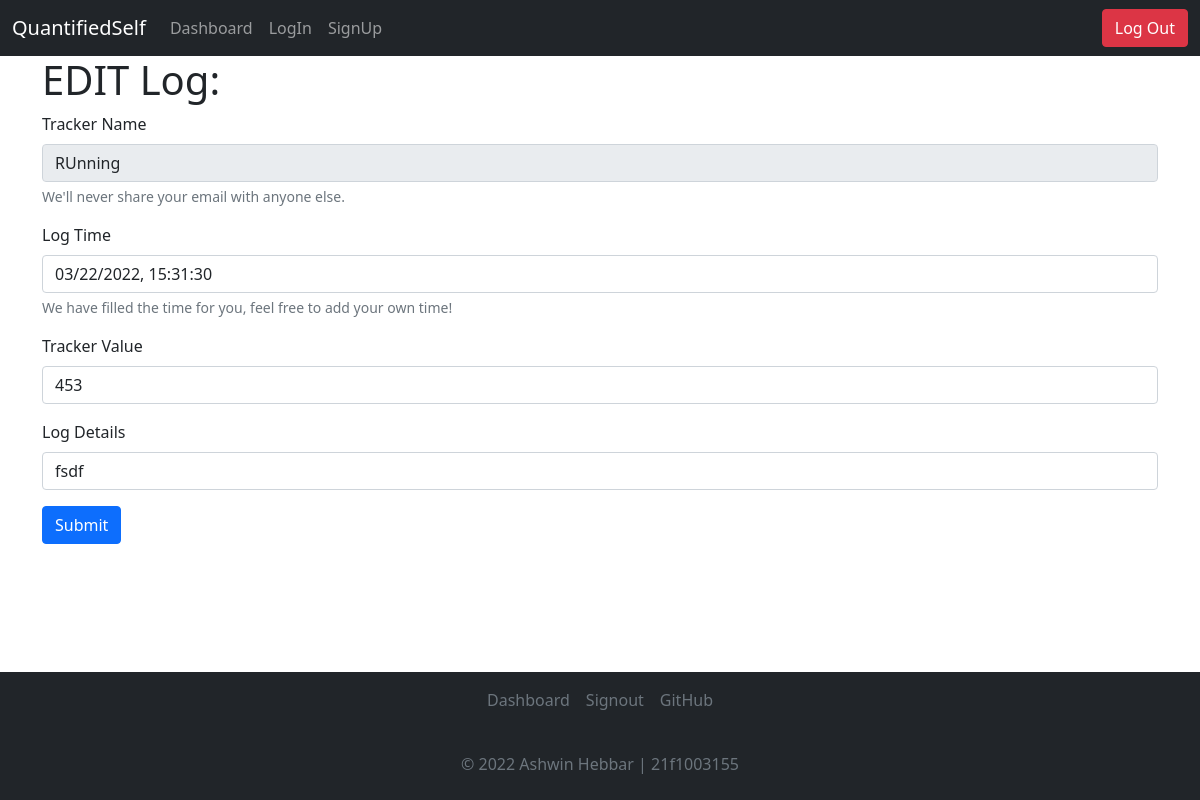
The page /dashboard/32/logs/43/edit (signed in) on the database as committed earlier.
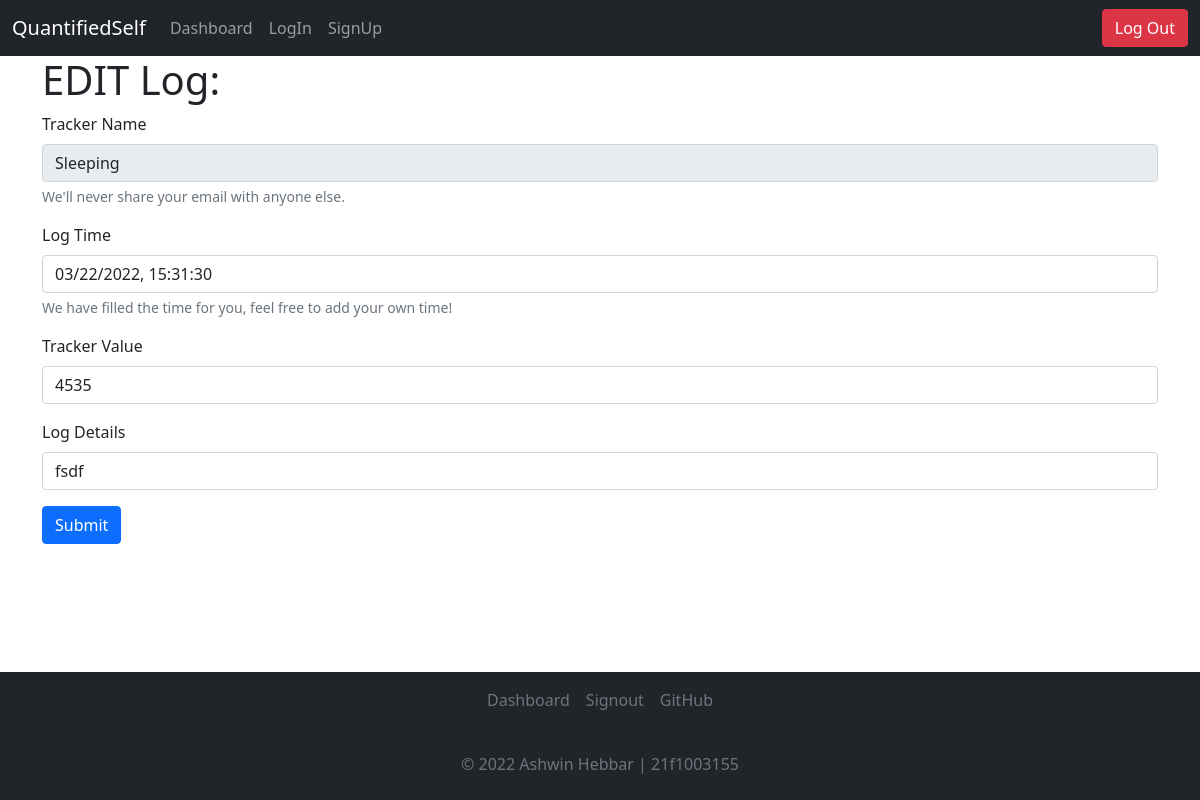
The same page on the database as committed later.
### application/models.py (models this page shows)
class Tracker(db.Model):
    __tablename__ = 'tracker'
    id = db.Column(db.Integer, autoincrement=True, primary_key=True)
    userid = db.Column(db.Integer, db.ForeignKey("user.id"))
    name = db.Column(db.String, nullable=False)
    type = db.Column(db.Integer, nullable = False)
    choices = db.Column(db.String)
    details = db.Column(db.String)
    time = db.Column(db.String, nullable=False)

class Logs(db.Model):
    __tablename__ = 'logs'
    id = db.Column(db.Integer, autoincrement=True, primary_key=True)
    userid = db.Column(db.Integer, db.ForeignKey("user.id"))
    tid = db.Column(db.Integer, db.ForeignKey("tracker.id"))
    value = db.Column(db.String, nullable = False)
    data = db.Column(db.String)
    time = db.Column(db.String, nullable=False)

### controllers/logops.py (the view, shortened to what this page needs)
@app.route("/dashboard/<trackerid>/logs/<logid>/edit", methods=["GET", "POST"])
def edit_logs(trackerid, logid):
    tdet = Tracker.query.filter_by(id=trackerid).first()
    log = Logs.query.filter_by(id=logid, tid=trackerid).first()
    if tdet.type == 1 or tdet.type == 3:
        if request.method == "GET":
            timenow = datetime.now().strftime("%m/%d/%Y, %H:%M:%S")
            return render_template("editlog_type_1_3.html", log=log, timenow=timenow, name=tdet.name)
        elif request.method == "POST":
            log.time = request.form["time"]
            log.value = request.form["tval"]
            log.data = request.form["tdet"]
            db.session.commit()
            return redirect(f"/dashboard/{trackerid}/details")

### main.py (called while the page is built)
@login_manager.user_loader
def load_user(user_id):
  return User.query.get(int(user_id))

### templates/editlog_type_1_3.html (shortened to what this page needs)
<!DOCTYPE html>
<html lang="en">
<head>
    <link href="https://cdn.jsdelivr.net/npm/bootstrap@5.1.3/dist/css/bootstrap.min.css" rel="stylesheet"
>
</head>
<body>
    <nav class="navbar navbar-expand-lg navbar-dark bg-dark">
        <div class="container-fluid">
            <a class="navbar-brand" href="#">QuantifiedSelf</a>
            <div class="collapse navbar-collapse">
                <ul class="navbar-nav me-auto mb-2 mb-lg-0">
                    <li class="nav-item">
                        <a class="nav-link" aria-current="page" href="/dashboard">Dashboard</a>
                    </li>
                    <li class="nav-item">
                        <a class="nav-link" href="/login">LogIn</a>
                    </li>
                    <li class="nav-item">
                        <a class="nav-link" href="/signup">SignUp</a>
                    </li>
                </ul>
            </div>
            <button type="button" onclick="document.location='/logout'" class="btn btn-danger">Log Out</button>
        </div>
    </nav>
    <div class="container">
        <h1>EDIT Log: {{tname}}</h1>
        <form method="POST">
            <div class="mb-3">
                <label for="tname" class="form-label">Tracker Name</label>
                <input type="text" class="form-control" id="tname" aria-describedby="tnamehelp" name="tname"
                    placeholder="{{ tname }}" value="{{ name }}" disabled>
                <div id="emailHelp" class="form-text">We'll never share your email with anyone else.</div>
            </div>
            <div class="mb-3">
                <label for="time" class="form-label">Log Time</label>
                <input type="text" class="form-control" id="time" aria-describedby="tnamehelp" name="time"
                    placeholder="{{ timenow }}" value="{{ timenow }}">
                <div id="emailHelp" class="form-text">We have filled the time for you, feel free to add your own time!
                </div>
            </div>
            <div class="mb-3">
                <label for="tval" class="form-label">Tracker Value</label>
                <input type="number" class="form-control" id="tval" aria-describedby="tvalhelp" name="tval"
                    placeholder="Add the Logging Value Here" value="{{log.value}}" required>
            </div>
            <div class="mb-3">
                <label for="tdet" class="form-label">Log Details</label>
                <input type="text" class="form-control" id="tdet" aria-describedby="tdethelp" name="tdet"
                    placeholder="Add any more details about the current Log if needed" value="{{log.data}}">
            </div>
            <button type="submit" class="btn btn-primary">Submit</button>
        </form>
        <br>
    </div>
    <br>
    <div class="navbar fixed-bottom bg-dark d-flex flex-column">
        <footer class="py- my-0" style="bottom: 0; width: 100%;">
            <ul class="nav d-flex justify-content-center pb-3 mb-3 align-items-center justify-content-center ">
                <li class="nav-item"></li><a href="/dashboard" class="nav-link px-2 text-muted">Dashboard</a></li>
                <li class="nav-item"><a href="/signout" class="nav-link px-2 text-muted">Signout</a></li>
                <li class="nav-item"><a href="https://github.com/AshwinHebbar314/QuantifiedSelf"
                        class="nav-link px-2 text-muted">GitHub</a></li>
            </ul>
            <p class="text-center text-muted">&copy; 2022 Ashwin Hebbar | 21f1003155</p>
        </footer>
    </div>
</body>
</html>

Rows that differ between the two databases and show on the page:
changed Tracker: tname "RUnning" → "Sleeping"
changed Logs "fsdf": tval "453" → "4535"
